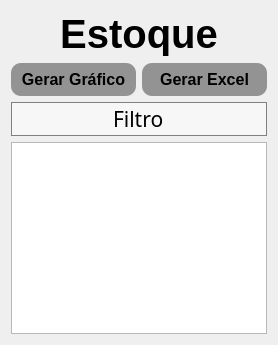
             <widget class="QWidget" name="tab_2">
              <attribute name="title">
               <string>Estoque</string>
              </attribute>
              <layout class="QVBoxLayout" name="verticalLayout_11">
               <item>
                <widget class="QLabel" name="label_18">
                 <property name="font">
                  <font>
                   <pointsize>30</pointsize>
                   <weight>75</weight>
                   <bold>true</bold>
                  </font>
                 </property>
                 <property name="text">
                  <string>&lt;html&gt;&lt;head/&gt;&lt;body&gt;&lt;p align=&quot;center&quot;&gt;Estoque&lt;/p&gt;&lt;/body&gt;&lt;/html&gt;</string>
                 </property>
                 <property name="alignment">
                  <set>Qt::AlignCenter</set>
                 </property>
                </widget>
               </item>
               <item>
                <layout class="QHBoxLayout" name="horizontalLayout_12">
                 <item>
                  <widget class="QPushButton" name="btn_grafico">
                   <property name="minimumSize">
                    <size>
                     <width>0</width>
                     <height>33</height>
                    </size>
                   </property>
                   <property name="font">
                    <font>
                     <pointsize>12</pointsize>
                     <weight>75</weight>
                     <bold>true</bold>
                    </font>
                   </property>
                   <property name="cursor">
                    <cursorShape>PointingHandCursor</cursorShape>
                   </property>
                   <property name="styleSheet">
                    <string notr="true">QPushButton{
	color: rgb(0, 0, 0);
	
	background-color: rgb(147, 147, 147);
	border-radius: 10px;

}

QPushButton:hover{
	
	background-color: rgb(70, 70, 70);
	color: rgb(255, 255, 255);
}</string>
                   </property>
                   <property name="text">
                    <string>Gerar Gráfico</string>
                   </property>
                  </widget>
                 </item>
                 <item>
                  <widget class="QPushButton" name="btn_excel">
                   <property name="minimumSize">
                    <size>
                     <width>0</width>
                     <height>33</height>
                    </size>
                   </property>
                   <property name="font">
                    <font>
                     <pointsize>12</pointsize>
                     <weight>75</weight>
                     <bold>true</bold>
                    </font>
                   </property>
                   <property name="cursor">
                    <cursorShape>PointingHandCursor</cursorShape>
                   </property>
                   <property name="styleSheet">
                    <string notr="true">QPushButton{
	color: rgb(0, 0, 0);
	
	background-color: rgb(147, 147, 147);
	border-radius: 10px;

}

QPushButton:hover{
	
	background-color: rgb(70, 70, 70);
	color: rgb(255, 255, 255);
}</string>
                   </property>
                   <property name="text">
                    <string>Gerar Excel</string>
                   </property>
                  </widget>
                 </item>
                </layout>
               </item>
               <item>
                <widget class="QLineEdit" name="txt_filtro">
                 <property name="styleSheet">
                  <string notr="true">color: rgb(0, 0, 0);
background-color: rgba(255, 255, 255, 0.5);
border: 1px solid gray;
border-radius: None;
font-family: Trebuchet MS;
font-size: 21px;</string>
                 </property>
                 <property name="text">
                  <string>Filtro</string>
                 </property>
                 <property name="alignment">
                  <set>Qt::AlignCenter</set>
                 </property>
                </widget>
               </item>
               <item>
                <widget class="QTableView" name="tb_estoque"/>
               </item>
              </layout>
             </widget>
